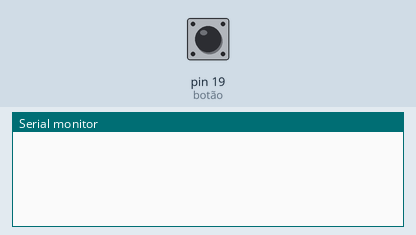
The sketch below on a simulated Arduino Uno, built with avr-gcc and run on an emulated ATmega328P. Parts: the last lines printed to the serial monitor. Inputs (shaded band) come from the test bench; at power-on: pin 19 (botão) HIGH. Random numbers use the default seed unless the sketch sets one; no radio packets arrive unless stated.

Above: at 1.2 s.
1.3 s: pin 19 (botão) pulled LOW for 0.15 s
At 2.3 s:
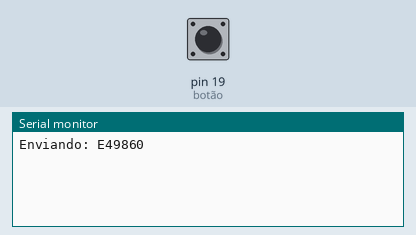
2.9 s: pin 19 (botão) pulled LOW for 1 s
At 5.1 s:
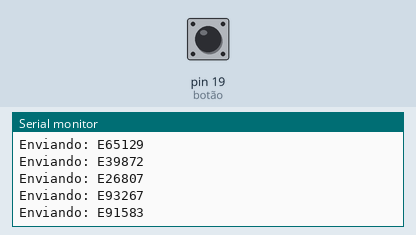
5.4 s: pin 19 (botão) pulled LOW for 0.15 s
At 6.6 s:
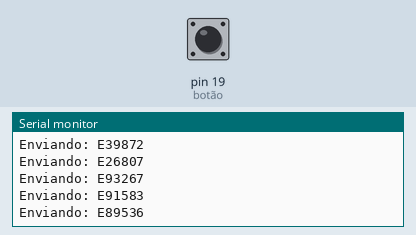
Timing chart, 0 to 8.4 s (numbered marks = the images above; inputs shaded):
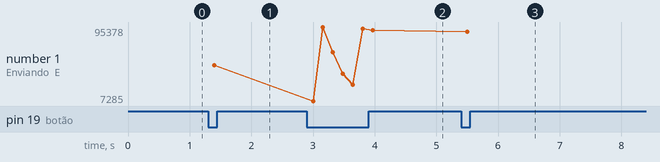

Measured:
- after the input at 1.3 s, the serial monitor: prints a new line after 0.10 s (image 1)
- after the input at 2.9 s, the serial monitor: prints a new line after 0.10 s (image 2)
- after the input at 5.4 s, the serial monitor: prints a new line after 0.10 s (image 3)
- plotted number 1: 49860 → 91583 after the input at 2.9 s, 91583 → 89536 after the input at 5.4 s

The sketch:

Teste2_transmission.ino
```cpp
//código do transmissor. o "/0" é necessário para a minha tela LCD, não sei se é necessário em geral
#include <VirtualWire.h>

void setup()
{
  Serial.begin(9600);
  randomSeed(analogRead(A3)); //geração de números aleatórios
  vw_set_tx_pin(14); //pino do transmissor
  vw_setup(2000);
  pinMode(19, INPUT_PULLUP); //botão
}

bool button;
char data[7];   // vetor de caracteres a enviar.  'X' + 5 dígitos + '\0'

void loop()
{
  data[0] = 'E'; //primeiro caracter do vetor é minha letra de identificação. sou o quinto na lista de alunos.
  data[6] = '\0';  // garante terminação da string

  button = digitalRead(19);
  if (!button) { //se botão apertado
    delay(100);
    char numero;

    for (char i = 1; i < 6; i++) { //loop de geração dos 5 comandos a enviar, 1 caractere ASCII de cada vez. garante que são gerados 5 dígitos aleatórios e sem repetição
      bool repetido;
      do {
        repetido = false;
        numero = random('0', '9' + 1);
        for (char j = 1; j < i; j++) { //lê e compara caracter gerado com cada um dos caracteres já incluídos no vetor anteriormente
          if (numero == data[j]) {
            repetido = true;
            break;
          }
        }
      } while (repetido); //se número gerado já foi inserido no vetor anteriormente, gera outro número
      data[i] = numero; //vetor a ser enviado. Caracter só é adicionado se passar no teste (numero != data[j])
    }

    Serial.print("Enviando: ");
    Serial.println(data);   // deve imprimir ex: "E47302"
    send(data);
  }
}

void send(char *message)
{
  vw_send((uint8_t *)message, strlen(message) +1 ); // +1 inclui o '\0'. necessário pro painel LCD
  vw_wait_tx();
}
```
